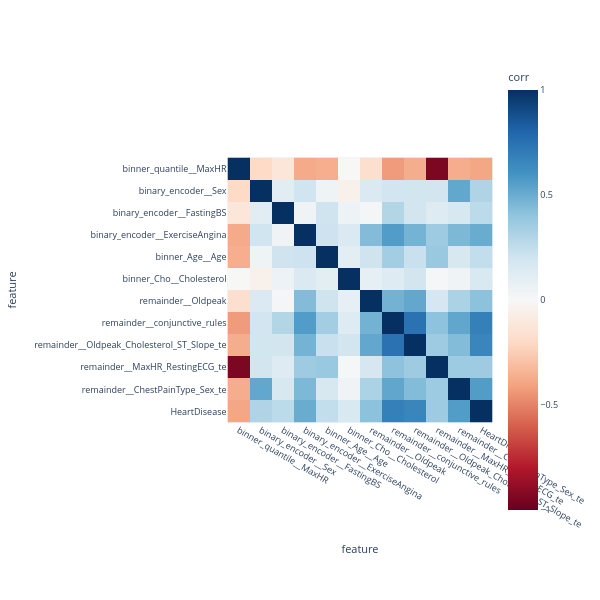

The cell this chart's notebook holds for it:
### Code cell
train = X_train[remaining_cols].merge(y_train, left_index=True, right_index=True)
corr_df = train.corr()
plot_corr_matrix(corr_df, width=600, height=600, fontsize=9)

### Figure 1 — Plotly figure (JSON) as saved in the notebook; plotly's stock layout.template omitted (floating-point values rounded to 4 significant figures; data arrays with more than 128 entries replaced by an {"elided": "..."} marker saying what was removed)
{"data": [{"coloraxis": "coloraxis", "name": "0", "x": ["binner_quantile__MaxHR", "binary_encoder__Sex", "binary_encoder__FastingBS", "binary_encoder__ExerciseAngina", "binner_Age__Age", "binner_Cho__Cholesterol", "remainder__Oldpeak", "remainder__conjunctive_rules", "remainder__Oldpeak_Cholesterol_ST_Slope_te", "remainder__MaxHR_RestingECG_te", "remainder__ChestPainType_Sex_te", "HeartDisease"], "y": ["binner_quantile__MaxHR", "binary_encoder__Sex", "binary_encoder__FastingBS", "binary_encoder__ExerciseAngina", "binner_Age__Age", "binner_Cho__Cholesterol", "remainder__Oldpeak", "remainder__conjunctive_rules", "remainder__Oldpeak_Cholesterol_ST_Slope_te", "remainder__MaxHR_RestingECG_te", "remainder__ChestPainType_Sex_te", "HeartDisease"], "z": {"elided": "12x12 float values"}, "type": "heatmap", "xaxis": "x", "yaxis": "y", "hovertemplate": "feature: %{x}<br>feature: %{y}<br>corr: %{z}<extra></extra>"}], "layout": {"xaxis": {"anchor": "y", "domain": [0.0, 1.0], "scaleanchor": "y", "constrain": "domain", "title": {"text": "feature"}}, "yaxis": {"anchor": "x", "domain": [0.0, 1.0], "autorange": "reversed", "constrain": "domain", "title": {"text": "feature"}}, "coloraxis": {"colorbar": {"title": {"text": "corr"}}, "colorscale": [[0.0, "rgb(103,0,31)"], [0.1, "rgb(178,24,43)"], [0.2, "rgb(214,96,77)"], [0.3, "rgb(244,165,130)"], [0.4, "rgb(253,219,199)"], [0.5, "rgb(247,247,247)"], [0.6, "rgb(209,229,240)"], [0.7, "rgb(146,197,222)"], [0.8, "rgb(67,147,195)"], [0.9, "rgb(33,102,172)"], [1.0, "rgb(5,48,97)"]], "cmin": -1, "cmax": 1, "autocolorscale": false}, "margin": {"t": 60}, "font": {"size": 9}, "width": 600, "height": 600}}
